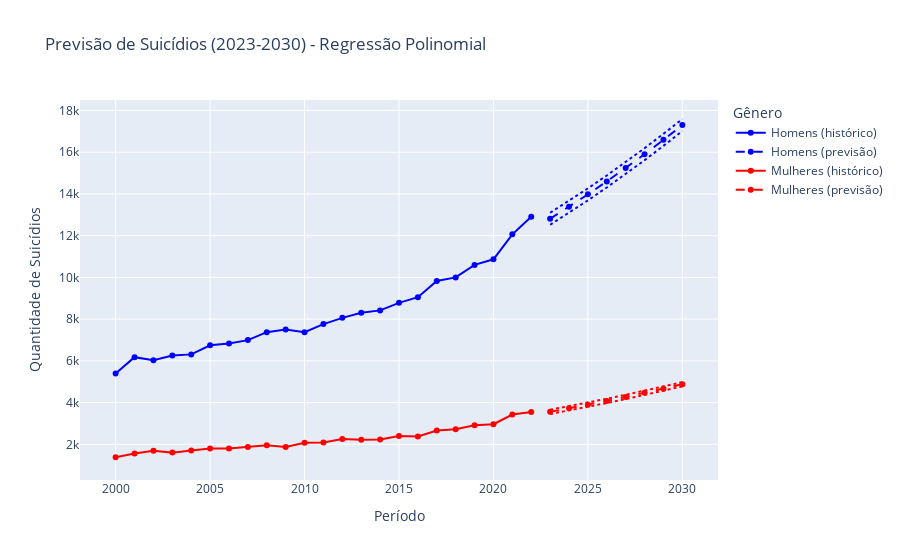

The notebook cell saved with this chart:
### Code cell
#Modelo de regressão polinomial
analiseGeneroPoli = AnaliseGenero(dadosGeneros, 'Quantidade', 'Gêneros', 'Quantidade', 'pie')
analiseGeneroPoli.modelo_regre_poli(grau_homens=2, grau_mulheres=2)

### Figure 1 — Plotly figure (JSON) as saved in the notebook; plotly's stock layout.template omitted (floating-point values rounded to 4 significant figures)
{"data": [{"line": {"color": "blue"}, "mode": "lines+markers", "name": "Homens (histórico)", "type": "scatter", "x": [2000, 2001, 2002, 2003, 2004, 2005, 2006, 2007, 2008, 2009, 2010, 2011, 2012, 2013, 2014, 2015, 2016, 2017, 2018, 2019, 2020, 2021, 2022], "y": [5398, 6177, 6028, 6256, 6311, 6744, 6834, 6995, 7375, 7500, 7375, 7762, 8061, 8309, 8419, 8780, 9053, 9826, 9999, 10599, 10868, 12064, 12908]}, {"line": {"color": "blue", "dash": "dash"}, "mode": "lines+markers", "name": "Homens (previsão)", "type": "scatter", "x": [2023, 2024, 2025, 2026, 2027, 2028, 2029, 2030], "y": [12810.0, 13380.0, 13980.0, 14600.0, 15240.0, 15900.0, 16590.0, 17300.0]}, {"line": {"color": "blue", "dash": "dot"}, "mode": "lines", "showlegend": false, "type": "scatter", "x": [2023, 2024, 2025, 2026, 2027, 2028, 2029, 2030], "y": [13100.0, 13670.0, 14270.0, 14880.0, 15530.0, 16190.0, 16880.0, 17590.0]}, {"line": {"color": "blue", "dash": "dot"}, "mode": "lines", "showlegend": false, "type": "scatter", "x": [2023, 2024, 2025, 2026, 2027, 2028, 2029, 2030], "y": [12520.0, 13100.0, 13690.0, 14310.0, 14950.0, 15620.0, 16300.0, 17010.0]}, {"line": {"color": "red"}, "mode": "lines+markers", "name": "Mulheres (histórico)", "type": "scatter", "x": [2000, 2001, 2002, 2003, 2004, 2005, 2006, 2007, 2008, 2009, 2010, 2011, 2012, 2013, 2014, 2015, 2016, 2017, 2018, 2019, 2020, 2021, 2022], "y": [1382, 1560, 1694, 1604, 1706, 1805, 1805, 1872, 1953, 1872, 2073, 2089, 2257, 2223, 2233, 2396, 2378, 2664, 2729, 2919, 2964, 3431, 3553]}, {"line": {"color": "red", "dash": "dash"}, "mode": "lines+markers", "name": "Mulheres (previsão)", "type": "scatter", "x": [2023, 2024, 2025, 2026, 2027, 2028, 2029, 2030], "y": [3558.0, 3726.0, 3901.0, 4083.0, 4271.0, 4467.0, 4669.0, 4879.0]}, {"line": {"color": "red", "dash": "dot"}, "mode": "lines", "showlegend": false, "type": "scatter", "x": [2023, 2024, 2025, 2026, 2027, 2028, 2029, 2030], "y": [3660.0, 3828.0, 4003.0, 4185.0, 4374.0, 4569.0, 4772.0, 4981.0]}, {"line": {"color": "red", "dash": "dot"}, "mode": "lines", "showlegend": false, "type": "scatter", "x": [2023, 2024, 2025, 2026, 2027, 2028, 2029, 2030], "y": [3455.0, 3623.0, 3798.0, 3980.0, 4169.0, 4365.0, 4567.0, 4776.0]}], "layout": {"hovermode": "closest", "legend": {"title": {"text": "Gênero"}}, "title": {"text": "Previsão de Suicídios (2023-2030) - Regressão Polinomial"}, "xaxis": {"title": {"text": "Período"}}, "yaxis": {"title": {"text": "Quantidade de Suicídios"}}}}
